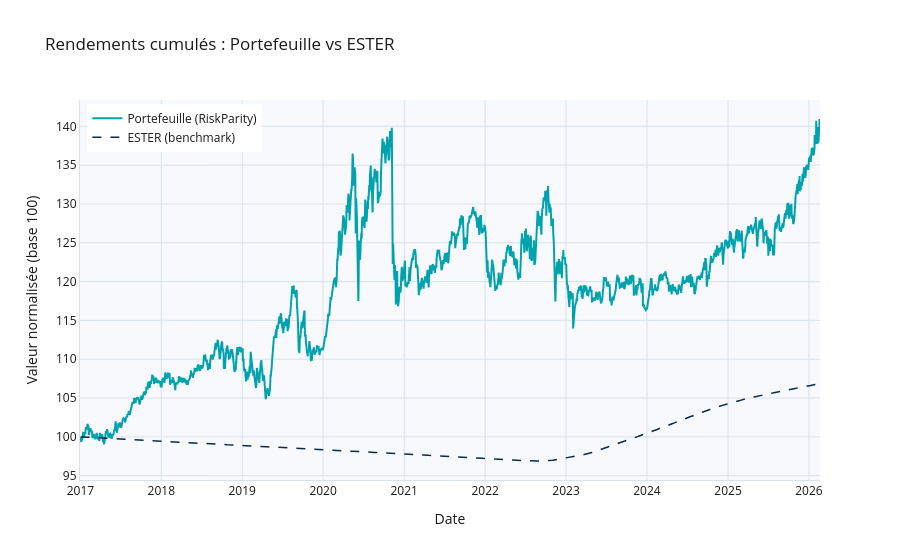

Write notebook code for a chart like this one.
### Markdown cell above
### 5a. Rendements cumulés — Portefeuille vs Benchmark

### Code cell
fig_cumul = reporter.plot_cumulative_returns()
fig_cumul.show()

### Figure 1 — Plotly figure (JSON) as saved in the notebook; plotly's stock layout.template omitted (floating-point values rounded to 4 significant figures; data arrays with more than 128 entries replaced by an {"elided": "..."} marker saying what was removed)
{"data": [{"line": {"color": "#00A3AD", "width": 2}, "name": "Portefeuille (RiskParity)", "type": "scatter", "x": {"elided": "2347 str values"}, "y": {"elided": "2347 float values"}}, {"line": {"color": "#0E2A47", "dash": "dash", "width": 1.5}, "name": "ESTER (benchmark)", "type": "scatter", "x": {"elided": "2346 str values"}, "y": {"elided": "2346 float values"}}], "layout": {"font": {"color": "#1A1A1A"}, "legend": {"font": {"color": "#1A1A1A"}, "x": 0.01, "y": 0.99}, "paper_bgcolor": "white", "plot_bgcolor": "#F7F9FC", "title": {"text": "Rendements cumulés : Portefeuille vs ESTER"}, "xaxis": {"gridcolor": "#D9E2EC", "linecolor": "#D9E2EC", "title": {"text": "Date"}, "zerolinecolor": "#D9E2EC"}, "yaxis": {"gridcolor": "#D9E2EC", "linecolor": "#D9E2EC", "title": {"text": "Valeur normalisée (base 100)"}, "zerolinecolor": "#D9E2EC"}}}
